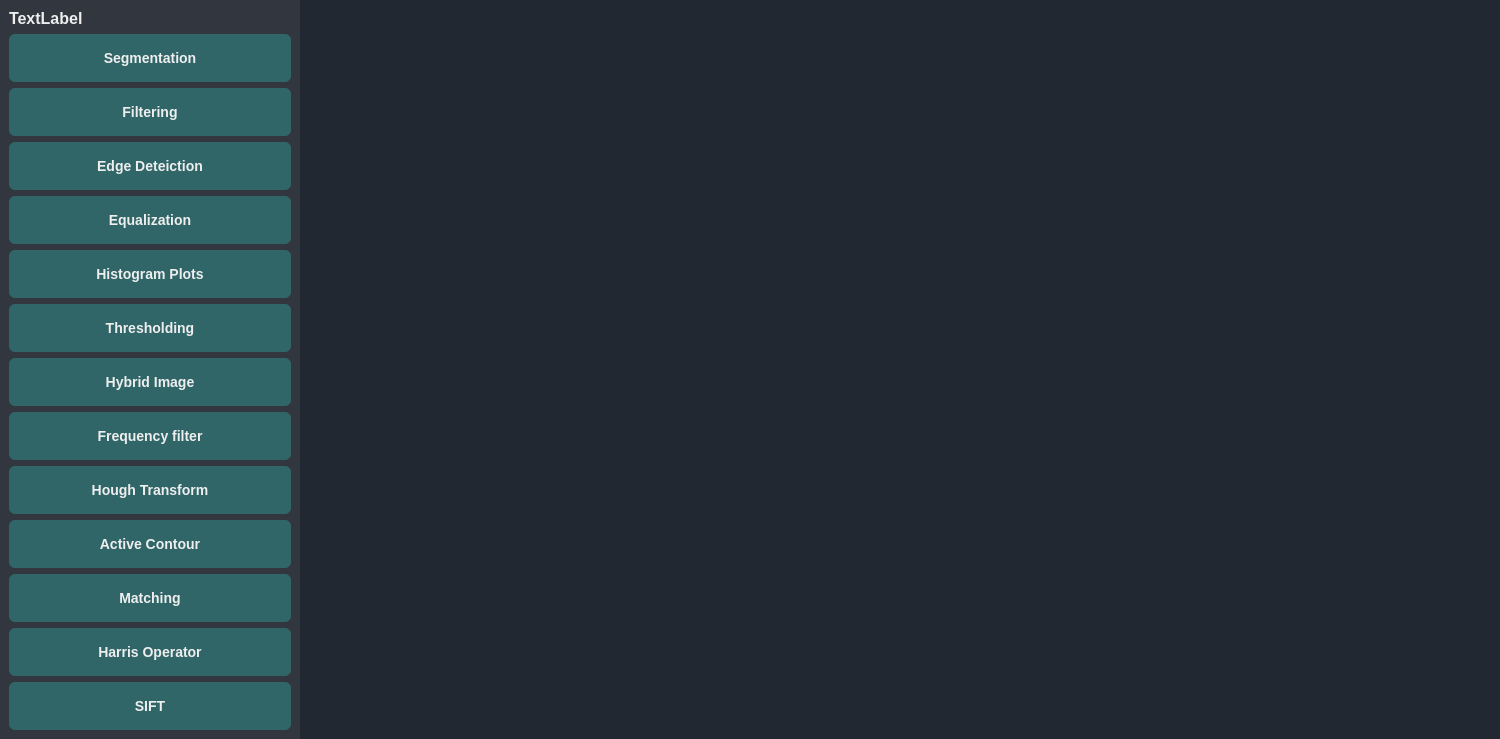
<?xml version="1.0" encoding="UTF-8"?>
<ui version="4.0">
 <class>MainWindow</class>
 <widget class="QMainWindow" name="MainWindow">
  <property name="geometry">
   <rect>
    <x>0</x>
    <y>0</y>
    <width>1500</width>
    <height>696</height>
   </rect>
  </property>
  <property name="windowTitle">
   <string>MainWindow</string>
  </property>
  <widget class="QWidget" name="centralwidget">
   <property name="styleSheet">
    <string notr="true">#centralwidget{
	background-color: #222831;
}
#sidebarFrame{
	
	background-color: #31363F;
}

QPushButton{
	background-color: #316669;
	border: none;
 	border-radius: 6px;
  	color: #EEEEEE;
  	font-size: 14px;
  	font-weight: 500;
  	line-height: 20px;
  	list-style: none;
  	padding: 4px 12px;
  	height:30px;
}
QPushButton:hover{
	background-color: rgba(118, 171, 174, 203);
 	text-decoration: none;
}
QPushButton:focus{
 	outline: 1px transparent;
}
QLabel{
	color: #EEEEEE;
	font-weight: bold;
	font-size: 16px;
}
QGroupBox{
	color: #EEEEEE;
	font-weight: bold;
	font-size: 16px;
	padding:30px 0px 0px 0px;
	border:none;	
}
QLineEdit{
	background-color: #31363F;
	border:none;
	padding:4px 10px;
	border-radius: 3px;
}
QFrame{
	border:none;
}
</string>
   </property>
   <layout class="QHBoxLayout" name="horizontalLayout">
    <property name="spacing">
     <number>0</number>
    </property>
    <property name="leftMargin">
     <number>0</number>
    </property>
    <property name="topMargin">
     <number>0</number>
    </property>
    <property name="rightMargin">
     <number>0</number>
    </property>
    <property name="bottomMargin">
     <number>0</number>
    </property>
    <item>
     <widget class="QFrame" name="sidebarFrame">
      <property name="minimumSize">
       <size>
        <width>300</width>
        <height>0</height>
       </size>
      </property>
      <property name="maximumSize">
       <size>
        <width>300</width>
        <height>16777215</height>
       </size>
      </property>
      <property name="styleSheet">
       <string notr="true">QPushButton{
	
  	height:40px;
}</string>
      </property>
      <property name="frameShape">
       <enum>QFrame::StyledPanel</enum>
      </property>
      <property name="frameShadow">
       <enum>QFrame::Raised</enum>
      </property>
      <layout class="QVBoxLayout" name="verticalLayout">
       <item>
        <widget class="QLabel" name="logo">
         <property name="text">
          <string>TextLabel</string>
         </property>
        </widget>
       </item>
       <item>
        <spacer name="verticalSpacer_2">
         <property name="orientation">
          <enum>Qt::Vertical</enum>
         </property>
         <property name="sizeHint" stdset="0">
          <size>
           <width>20</width>
           <height>203</height>
          </size>
         </property>
        </spacer>
       </item>
       <item>
        <widget class="QPushButton" name="segmentationBtn">
         <property name="text">
          <string>Segmentation</string>
         </property>
        </widget>
       </item>
       <item>
        <widget class="QPushButton" name="filteringBtn">
         <property name="text">
          <string>Filtering</string>
         </property>
        </widget>
       </item>
       <item>
        <widget class="QPushButton" name="edgeDetectionBtn">
         <property name="text">
          <string>Edge Deteiction</string>
         </property>
        </widget>
       </item>
       <item>
        <widget class="QPushButton" name="equalizationBtn">
         <property name="text">
          <string>Equalization</string>
         </property>
        </widget>
       </item>
       <item>
        <widget class="QPushButton" name="histogramsBtn">
         <property name="text">
          <string>Histogram Plots</string>
         </property>
        </widget>
       </item>
       <item>
        <widget class="QPushButton" name="thresholdingBtn">
         <property name="text">
          <string>Thresholding</string>
         </property>
        </widget>
       </item>
       <item>
        <widget class="QPushButton" name="hybridBtn">
         <property name="text">
          <string>Hybrid Image</string>
         </property>
        </widget>
       </item>
       <item>
        <widget class="QPushButton" name="frequencyBtn">
         <property name="text">
          <string>Frequency filter</string>
         </property>
        </widget>
       </item>
       <item>
        <widget class="QPushButton" name="houghTransformBtn">
         <property name="text">
          <string>Hough Transform</string>
         </property>
        </widget>
       </item>
       <item>
        <widget class="QPushButton" name="ActiveContourBtn">
         <property name="text">
          <string>Active Contour</string>
         </property>
        </widget>
       </item>
       <item>
        <widget class="QPushButton" name="matchingBtn">
         <property name="text">
          <string>Matching</string>
         </property>
        </widget>
       </item>
       <item>
        <widget class="QPushButton" name="harrisBtn">
         <property name="text">
          <string>Harris Operator</string>
         </property>
        </widget>
       </item>
       <item>
        <widget class="QPushButton" name="siftBtn">
         <property name="text">
          <string>SIFT</string>
         </property>
        </widget>
       </item>
       <item>
        <spacer name="verticalSpacer">
         <property name="orientation">
          <enum>Qt::Vertical</enum>
         </property>
         <property name="sizeHint" stdset="0">
          <size>
           <width>20</width>
           <height>202</height>
          </size>
         </property>
        </spacer>
       </item>
      </layout>
     </widget>
    </item>
    <item>
     <layout class="QHBoxLayout" name="widgetsLayout">
      <item>
       <widget class="QStackedWidget" name="stackedWidget"/>
      </item>
     </layout>
    </item>
   </layout>
  </widget>
 </widget>
 <resources/>
 <connections/>
</ui>
